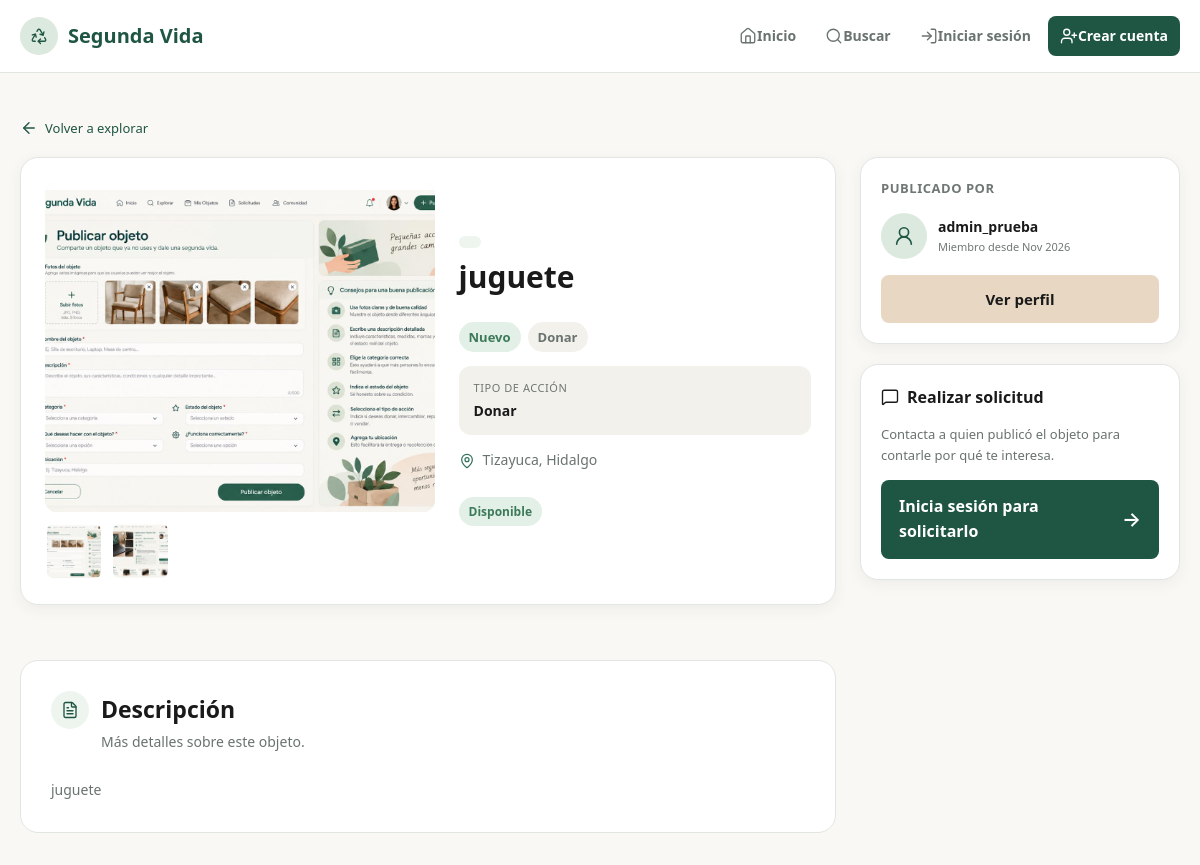
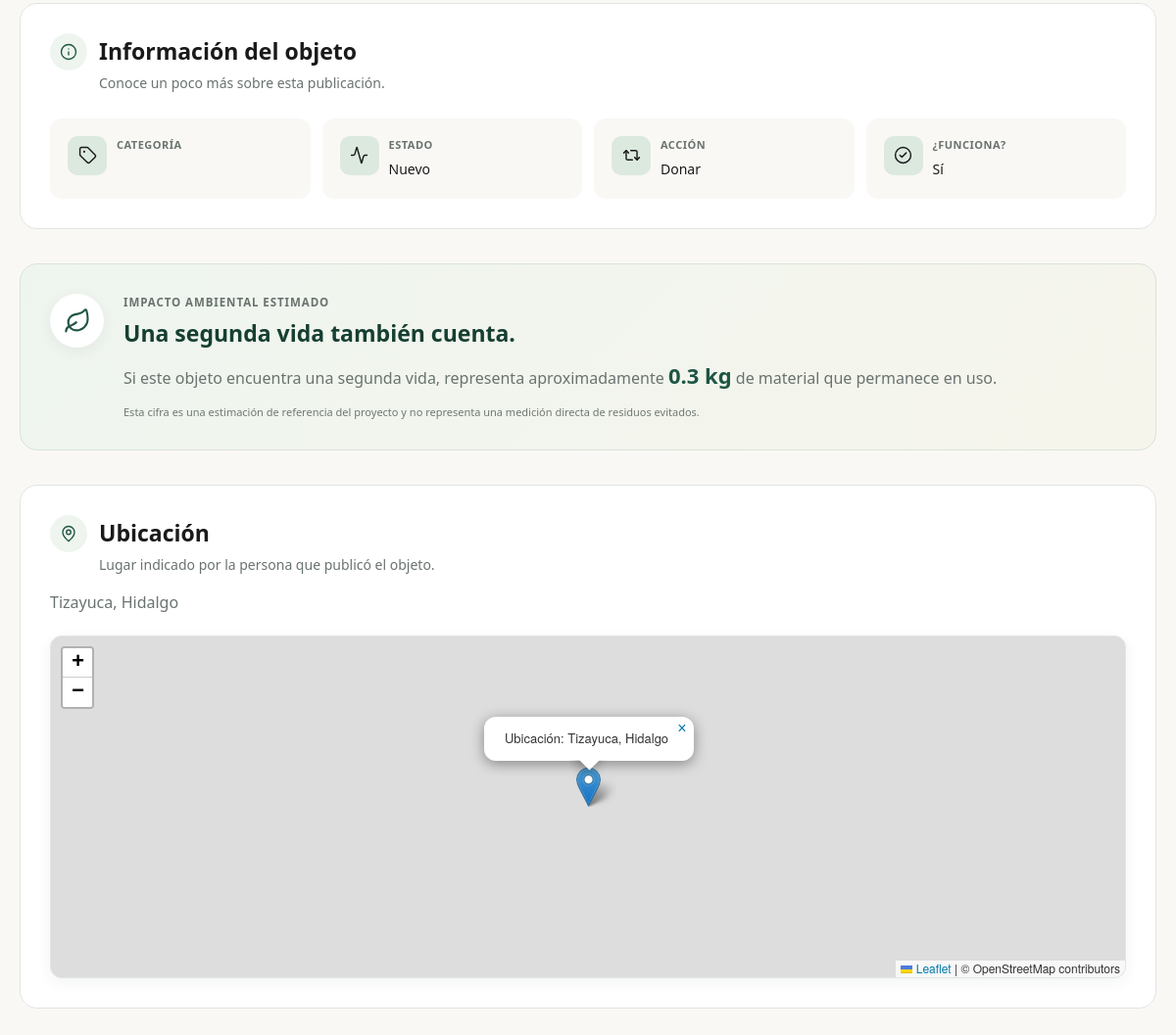
Page /objetos/4/ on the committed database (2 pictures, top to bottom).
### objetos/models.py (models this page shows, shortened)
class ImagenObjeto(models.Model):
    objeto = models.ForeignKey(
        Objeto,
        on_delete=models.CASCADE,
        related_name="imagenes"
    )
    imagen = models.ImageField(
        upload_to="objetos/"
    )
    fecha_subida = models.DateTimeField(
        auto_now_add=True
    )

class Objeto(models.Model):
    ACCIONES = [
        ("donar", "Donar"),
        ("intercambiar", "Intercambiar"),
        ("reparar", "Reparar"),
        ("piezas", "Dar para piezas"),
        ("transformar", "Transformar"),
    ]
    ESTADOS = [
        ("nuevo", "Nuevo"),
        ("bueno", "Bueno"),
        ("regular", "Regular"),
        ("danado", "Dañado"),
    ]
    usuario = models.ForeignKey(
        User,
        on_delete=models.CASCADE
    )
    nombre = models.CharField(max_length=150)
    descripcion = models.TextField()
    categoria = models.ForeignKey(
        Categoria,
        on_delete=models.PROTECT,
        related_name="objetos"
    )
    estado = models.CharField(
        max_length=20,
        choices=ESTADOS
    )
    accion = models.CharField(
        max_length=20,
        choices=ACCIONES
    )
    funciona = models.BooleanField(default=True)
    ubicacion = models.CharField(
        max_length=200,
        blank=True
    )
    latitud = models.FloatField(
        null=True,
        blank=True
    )
    longitud = models.FloatField(
        null=True,
        blank=True
    )
    fecha_publicacion = models.DateTimeField(
        auto_now_add=True
    )
    disponible = models.BooleanField(default=True)

### objetos/views.py (the view)
# urls.py: path("objetos/<int:id>/", detalle_objeto, name="detalle_objeto"),
def detalle_objeto(request, id):
    objeto = get_object_or_404(Objeto, id=id)
    material_reutilizado_estimado = (
        calcular_material_reutilizado_estimado(objeto)
    )
    return render(
        request,
        "objetos/detalle.html",
        {
            "objeto": objeto,
            "material_reutilizado_estimado": material_reutilizado_estimado,
        }
    )

### objetos/utils.py (called while the page is built)
def calcular_material_reutilizado_estimado(objeto):
    categoria = objeto.categoria.nombre.lower()
    return PESO_REFERENCIA_POR_CATEGORIA.get(
        categoria,
        1.0
    )

### usuarios/context_processors.py (called while the page is built)
def notificaciones_no_leidas(request):
    if request.user.is_authenticated:
        notificaciones = Notificacion.objects.filter(
            usuario=request.user
        ).order_by("-fecha")
        no_leidas = notificaciones.filter(
            leida=False
        ).count()
    else:
        notificaciones = Notificacion.objects.none()
        no_leidas = 0
    return {
        "notificaciones": notificaciones,
        "notificaciones_no_leidas": no_leidas,
    }

### objetos/templates/objetos/detalle.html (shortened to what this page needs)
{% extends "base.html" %}
{% load l10n %}
{% block extra_head %}
    {% if objeto.latitud != None and objeto.longitud != None %}
        <link
            rel="stylesheet"
            href="https://unpkg.com/leaflet@1.9.4/dist/leaflet.css"
        >
    {% endif %}
{% endblock %}
{% block content %}
<section class="detalle-objeto">
    <a href="{% url 'lista_objetos' %}" class="boton-regresar">
        <i data-lucide="arrow-left" class="lucide-icon" aria-hidden="true"></i>
        Volver a explorar
    </a>
    <div class="detalle-grid-layout">
        <div class="col-izquierda-detalle">
            <div class="galeria-y-datos">
                <div class="detalle-galeria">
                    {% with imagenes=objeto.imagenes.all imagen_principal=objeto.imagenes.first %}
                        {% if imagen_principal %}
                            <a
                                href="{{ imagen_principal.imagen.url }}"
                                target="_blank"
                                rel="noopener noreferrer"
                                class="imagen-principal-link"
                            >
                                <img
                                    src="{{ imagen_principal.imagen.url }}"
                                    alt="Imagen de {{ objeto.nombre }}"
                                    class="imagen-principal"
                                >
                            </a>
                        {% else %}
                            <div class="detalle-imagen-vacia">
                                <span><i data-lucide="image-off" class="lucide-icon" aria-hidden="true"></i></span>
                                <p>Este objeto todavía no tiene imágenes.</p>
                            </div>
                        {% endif %}
                        {% if imagenes|length > 1 %}
                            <div class="miniaturas-detalle">
                                {% for imagen in imagenes %}
                                    <a
                                        href="{{ imagen.imagen.url }}"
                                        target="_blank"
                                        rel="noopener noreferrer"
                                    >
                                        <img
                                            src="{{ imagen.imagen.url }}"
                                            alt="Imagen {{ forloop.counter }} de {{ objeto.nombre }}"
                                        >
                                    </a>
                                {% endfor %}
                            </div>
                        {% endif %}
                    {% endwith %}
                </div>
                <div class="detalle-informacion">
                    <span class="detalle-categoria">
                    </span>
                    <h1>{{ objeto.nombre }}</h1>
                    <div class="detalle-etiquetas">
                        <span class="etiqueta estado-{{ objeto.estado }}">
                            {{ objeto.get_estado_display }}
                        </span>
                        <span class="etiqueta accion-{{ objeto.accion }}">
                            {{ objeto.get_accion_display }}
                        </span>
                    </div>
                    <div class="tarjeta-destacada-accion">
                        <small>Tipo de acción</small>
                        <strong>{{ objeto.get_accion_display }}</strong>
                    </div>
                    <div class="detalle-ubicacion-mini">
                        <i data-lucide="map-pin" class="lucide-icon" aria-hidden="true"></i>
                        <span>{{ objeto.ubicacion|default:"Ubicación no especificada" }}</span>
                    </div>
                    {% if objeto.disponible %}
                        <span class="estado-publicacion disponible">Disponible</span>
                    {% else %}
                        <span class="estado-publicacion no-disponible">No disponible</span>
                    {% endif %}
                </div>
            </div>
            <section class="detalle-seccion detalle-descripcion-seccion">
                <div class="detalle-seccion-titulo">
                    <span><i data-lucide="file-text" class="lucide-icon" aria-hidden="true"></i></span>
                    <div>
                        <h2>Descripción</h2>
                        <p>Más detalles sobre este objeto.</p>
                    </div>
                </div>
                <p class="detalle-descripcion">{{ objeto.descripcion|linebreaksbr }}</p>
            </section>
        </div>
        <aside class="col-derecha-widgets">
            <section class="widget-propietario">
                <h2>Publicado por</h2>
                <div class="perfil-card-mini">
                    <div class="avatar-foto" aria-hidden="true">
                        <i data-lucide="user-round" class="lucide-icon"></i>
                    </div>
                    <div class="perfil-card-datos">
                        <strong>{{ objeto.usuario.first_name|default:objeto.usuario.username }}</strong>
                        <span>Miembro desde {{ objeto.usuario.date_joined|date:"M Y" }}</span>
                    </div>
                </div>
                <a
                    href="{% url 'perfil_publico' objeto.usuario.username %}"
                    class="boton boton-secundario boton-perfil-detalle"
                >
                    Ver perfil
                </a>
            </section>
            <section class="widget-solicitud">
                <h2><i data-lucide="message-square" class="lucide-icon" aria-hidden="true"></i> Realizar solicitud</h2>
                <p>Contacta a quien publicó el objeto para contarle por qué te interesa.</p>
                {% if user == objeto.usuario %}
                    <p class="aviso-solicitud">Esta publicación es tuya.</p>
                    <div class="acciones-propietario">
                        <a class="boton boton-secundario" href="{% url 'editar_objeto' objeto.id %}">
                            <i data-lucide="pencil" class="lucide-icon" aria-hidden="true"></i>
                            Editar
                        </a>
                        <a class="boton boton-peligro" href="{% url 'eliminar_objeto' objeto.id %}">
                            <i data-lucide="trash-2" class="lucide-icon" aria-hidden="true"></i>
                            Eliminar
                        </a>
                    </div>
                {% elif not objeto.disponible %}
                    <p class="aviso-no-disponible">
                        <i data-lucide="info" class="lucide-icon" aria-hidden="true"></i>
                        Este objeto ya no está disponible para solicitud.
                    </p>
                {% else %}
                    <a
                        class="boton boton-solicitar"
                        href="{% url 'login' %}?next={{ request.path|urlencode }}"
                    >
                        Inicia sesión para solicitarlo <span aria-hidden="true">→</span>
                    </a>
                {% endif %}
            </section>
        </aside>
    </div>
    <section class="detalle-seccion">
        <div class="detalle-seccion-titulo">
            <span><i data-lucide="info" class="lucide-icon" aria-hidden="true"></i></span>
            <div>
                <h2>Información del objeto</h2>
                <p>Conoce un poco más sobre esta publicación.</p>
            </div>
        </div>
        <div class="info-detalle">
            <div class="dato-detalle">
                <span class="dato-icono"><i data-lucide="tag" class="lucide-icon" aria-hidden="true"></i></span>
                <div>
                    <strong>Categoría</strong>
                </div>
            </div>
            <div class="dato-detalle">
                <span class="dato-icono"><i data-lucide="activity" class="lucide-icon" aria-hidden="true"></i></span>
                <div>
                    <strong>Estado</strong>
                    <span>{{ objeto.get_estado_display }}</span>
                </div>
            </div>
            <div class="dato-detalle">
                <span class="dato-icono"><i data-lucide="repeat-2" class="lucide-icon" aria-hidden="true"></i></span>
                <div>
                    <strong>Acción</strong>
                    <span>{{ objeto.get_accion_display }}</span>
                </div>
            </div>
            <div class="dato-detalle">
                <span class="dato-icono">
                    {% if objeto.funciona %}
                        <i data-lucide="circle-check" class="lucide-icon" aria-hidden="true"></i>
                    {% else %}
                        <i data-lucide="circle-x" class="lucide-icon" aria-hidden="true"></i>
                    {% endif %}
                </span>
                <div>
                    <strong>¿Funciona?</strong>
                    <span>{% if objeto.funciona %}Sí{% else %}No{% endif %}</span>
                </div>
            </div>
        </div>
    </section>
    <section class="impacto-ambiental">
        <div class="impacto-ambiental-icono">
            <i data-lucide="leaf" class="lucide-icon" aria-hidden="true"></i>
        </div>
        <div>
            <p class="seccion-etiqueta">IMPACTO AMBIENTAL ESTIMADO</p>
            <h2>Una segunda vida también cuenta.</h2>
            <p>
                Si este objeto encuentra una segunda vida,
                representa aproximadamente
                <strong>{{ material_reutilizado_estimado|floatformat:1 }} kg</strong>
                de material que permanece en uso.
            </p>
            <small>
                Esta cifra es una estimación de referencia del proyecto
                y no representa una medición directa de residuos evitados.
            </small>
        </div>
    </section>
    <section class="detalle-seccion ubicacion-seccion">
        <div class="detalle-seccion-titulo">
            <span><i data-lucide="map-pin" class="lucide-icon" aria-hidden="true"></i></span>
            <div>
                <h2>Ubicación</h2>
                <p>Lugar indicado por la persona que publicó el objeto.</p>
            </div>
        </div>
        <p class="ubicacion-texto">{{ objeto.ubicacion }}</p>
        {% if objeto.latitud != None and objeto.longitud != None %}
            <div
                id="mapa-objeto"
                data-lat="{{ objeto.latitud|unlocalize }}"
                data-lng="{{ objeto.longitud|unlocalize }}"
                data-ubicacion="{{ objeto.ubicacion }}"
            ></div>
        {% endif %}
    </section>
</section>
{% endblock %}

### rows in the picture
ImagenObjeto: imagen (picture)
ImagenObjeto: imagen (picture)
Objeto: nombre "juguete", estado "Nuevo", accion "Donar", ubicacion "Tizayuca, Hidalgo", descripcion "juguete", usuario.first_name "admin_prueba", usuario.date_joined "Nov 2026"

### other values in the picture
{{ material_reutilizado_estimado|floatformat:1 }} "0.3"
